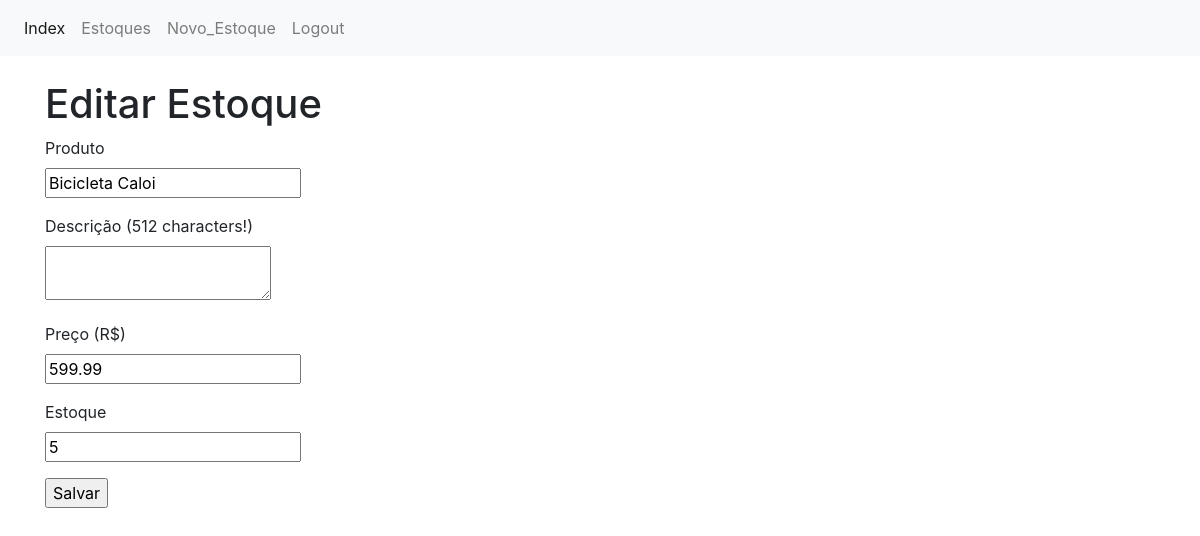
The app's page /estoques/2/editar (signed in) with its own data.
### app/models/estoque.py (models this page shows, shortened)
class Estoque(db.Model):
  id = db.Column(db.Integer(), primary_key=True)
  produto_nome = db.Column(db.String(64), index=True, unique=True)
  produto_dsc = db.Column(db.String(512), index=True)
  qtd_estoque = db.Column(db.Integer(), index=True)
  qtd_vendidos = db.Column(db.Integer(), index=True)
  preco = db.Column(db.Float(), index=True)
  avaliacao = db.Column(db.Float(), index=True)
  timestamp = db.Column(db.DateTime(), index=True, default=datetime.utcnow)
  usuario_id = db.Column(db.Integer(), db.ForeignKey('usuario.id'))

### app/controllers/default.py (the view, shortened to what this page needs)
@app.route("/estoques/<id>/editar", methods=['GET', 'POST'])
@login_required
def estoque_editar(id):
  form = EstoqueForm()
  e = Estoque.query.get(id)
  if e is None:
    return abort(404)
  return render_template("estoque_edicao.html", form=form, estoque=e, Logged=current_user.is_authenticated)

### app/models/forms.py
class EstoqueForm(FlaskForm):
  produto_nome = StringField('Produto', validators=[DataRequired()])
  produto_dsc = TextAreaField('Descrição', validators=[DataRequired()])
  qtd_estoque = IntegerField('Estoque', validators=[DataRequired()])
  preco = DecimalField('Preço', places = 2, rounding = None, validators=[DataRequired()])
  submit = SubmitField('Salvar')

### app/models/usuario.py (called while the page is built)
@login.user_loader
def load_user(id):
  return Usuario.query.get(int(id))

### app/templates/estoque_edicao.html (shortened to what this page needs)
{% extends 'bootstrap/base.html' %}
{% block html_attribs %} lang="pt-BR"{% endblock %}
{% block styles %}
<link rel="stylesheet" href="https://stackpath.bootstrapcdn.com/bootstrap/4.1.3/css/bootstrap.min.css">
{% endblock %}
{% block content %}
<nav class="navbar navbar-expand-lg navbar-light bg-light">
  <div class="collapse navbar-collapse" id="navbarNavAltMarkup">
    <div class="navbar-nav">
      <a class="nav-item nav-link active" href="/">Index</a>
      <a class="nav-item nav-link" href="/estoques">Estoques</a>
      <a class="nav-item nav-link" href="/estoques/novo">Novo_Estoque</a>
      <a class="nav-item nav-link" href="/logout">Logout</a>
    </div>
  </div>
</nav>
<br>
<div class="container">
  <h1>Editar Estoque</h1>
  <form action="" method="post">
    <p>
      {{ form.produto_nome.label }}<br>
      {{ form.produto_nome(value = estoque.produto_nome) }}
    </p>
    <p>
      {{ form.produto_dsc.label }} (512 characters!)<br>
      {{ form.produto_dsc(value = estoque.produto_dsc) }}
    </p>
    <p>
      {{ form.preco.label }} (R$)<br>
      {{ form.preco(value = estoque.preco) }}
    </p>
    <p>
      {{ form.qtd_estoque.label }}<br>
      {{ form.qtd_estoque(value = estoque.qtd_estoque) }}
    </p>
    <p>
      {{ form.submit() }}
    </p>
  </form>
</div>
{% endblock %}

### records on screen
Estoque: produto_nome "Bicicleta Caloi", preco "599.99", qtd_estoque "5"
